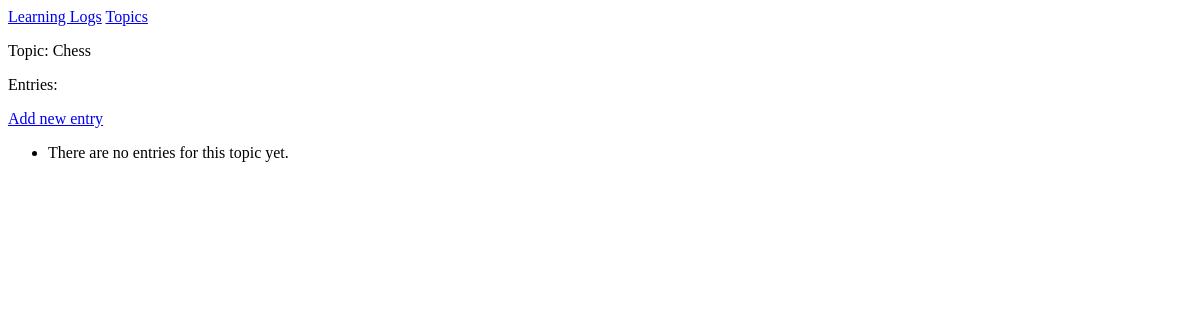
The page /topics/1/ on the database as committed earlier.
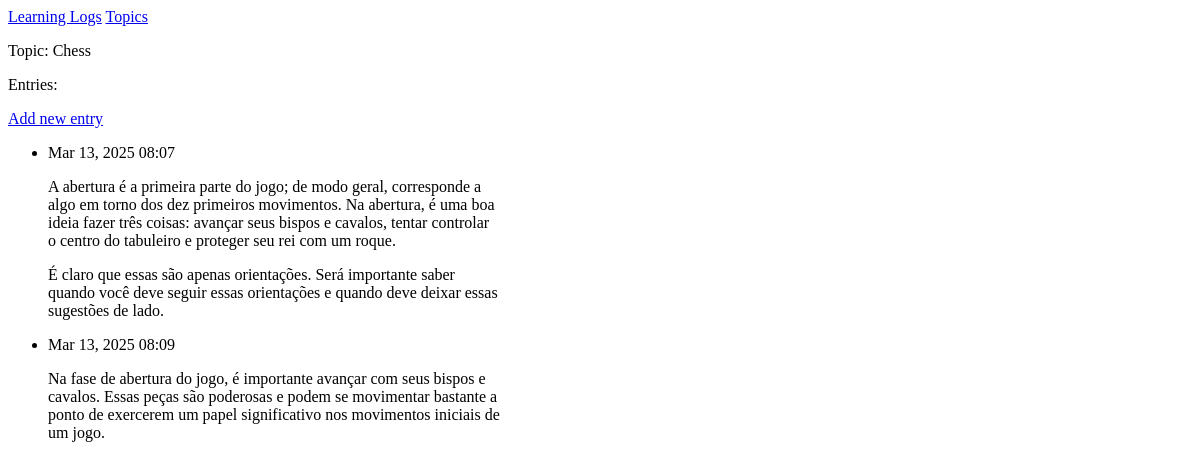
The same page on the database as committed later.
### learning_logs/models.py (models this page shows, shortened)
class Topic(models.Model):
    text = models.CharField(max_length=150)
    date_added = models.DateTimeField(auto_now_add=True)
    def __str__(self):
        return self.text

class Entry(models.Model):
    topic = models.ForeignKey(Topic, on_delete=models.CASCADE)
    text = models.TextField()
    data_added = models.DateTimeField(auto_now_add=True)
    class Meta:
        verbose_name_plural = 'entries'

### learning_logs/views.py (the view)
# urls.py: re_path(r'^topics/(?P<topic_id>\d+)/$', views.topic, name='topic'),
def topic(request, topic_id):
    topic = Topic.objects.get(id=topic_id)
    entries = topic.entry_set.order_by('data_added')
    context = {'topic': topic, 'entries': entries}
    return render(request, 'learning_logs/topic.html', context)

### learning_logs/templates/learning_logs/topic.html
{% extends "learning_logs/base.html" %}
{% block content %}
<p>
    Topic: {{ topic }}
</p>
<p>
    Entries:
</p>
<p>
    <a href="{% url 'learning_logs:new_entry' topic.id %}">
        Add new entry
    </a>
</p>
<ul>
    {% for entry in entries %}
    <li>
        <p>{{ entry.data_added|date:'M d, Y H:i' }}</p>
        <p>{{ entry.text|linebreaks }}</p>
    </li>
    {% empty %}
    <li>
        There are no entries for this topic yet.
    </li>
    {% endfor %}
</ul>
{% endblock content %}

### learning_logs/templates/learning_logs/base.html
<p>
    <a href="{% url 'learning_logs:index' %}"> Learning Logs</a>
    <a href="{% url 'learning_logs:topics' %}"> Topics</a>
</p>
{% block content %}{% endblock content %}

Rows that differ between the two databases and show on the page:
added Entry: data_added "Mar 13, 2025 08:07", text "A abertura é a primeira parte do jogo; de modo geral, corresponde a algo em torno dos dez primeiros movimentos. Na abertura, é uma boa ideia fazer três coisas: avançar seus bispos e cavalos, tentar controlar o centro do tabuleiro e proteger seu rei com um roque. É claro que essas são apenas orientações. Será importante saber quando você deve seguir essas orientações e quando deve deixar essas sugestões de lado."
added Entry: data_added "Mar 13, 2025 08:09", text "Na fase de abertura do jogo, é importante avançar com seus bispos e cavalos. Essas peças são poderosas e podem se movimentar bastante a ponto de exercerem um papel significativo nos movimentos iniciais de um jogo."
Other text that changed with them:
text no longer shown: "There are no entries for this topic yet."
